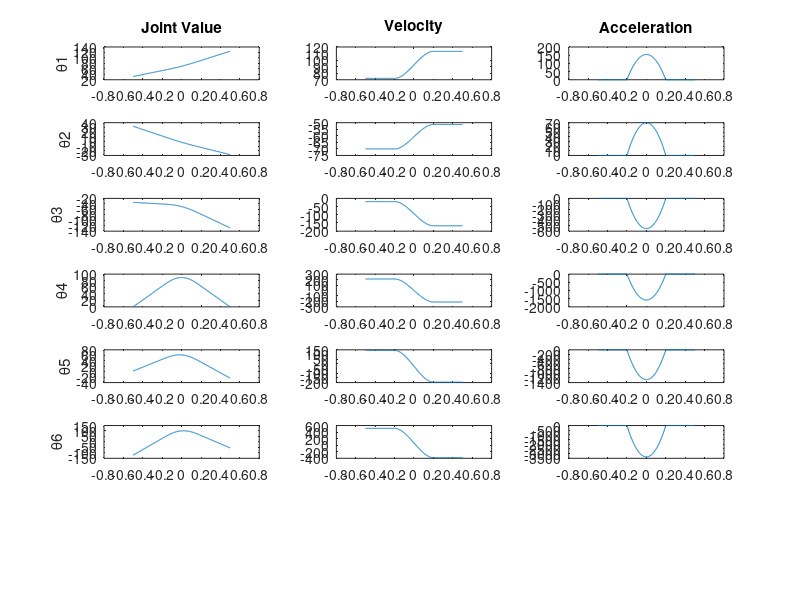

The MATLAB source for this figure: (Note: this script raises an error after producing the figure.)
clear all; close all;clc
%% Desire potision
A = [0  1  0 20;
    -1  0  0 30;
     0  0  1 20;
     0  0  0  1];
 
B = [0  0 -1 -10;
    -1  0  0  15;
     0  1  0  30;
     0  0  0   1];
 
C = [1  0  0 -25;
     0 -1  0  10;
     0  0 -1 -20;
     0  0  0   1];

thetaA = [31.900670   32.474962   -34.610195   0.000000   2.135233   -121.900670]';
thetaB = [67.948868   -2.529005   -44.425928   105.455397   74.075319   134.780234]';
thetaC = [124.599928   -28.219289   -127.988642   -0.000000   -23.792068   -55.400072]';

%% variables of time
tacc = 0.2;
T = 0.5;
r = (T-tacc)/T;
% find the point at which start to accelerate 
thetaAp = thetaA + (thetaB-thetaA)*r;

% calculate deltaB and deltaC
deltaC = thetaC-thetaB;
deltaB = thetaAp-thetaB;

%% motion planning
% start motion from A to C pass nearby B and find their z-axis
theta_p = [];theta_v = [];theta_a = [];

for t = -0.5:0.002:0.5
    if t < -0.2
        theta_p = [theta_p (thetaB-thetaA)*(t+0.5)/T + thetaA];
        theta_v = [theta_v (thetaB-thetaA)/T];
        theta_a = [theta_a zeros(6,1)];
    elseif t > 0.2
        theta_p = [theta_p deltaC*t/T+thetaB];
        theta_v = [theta_v deltaC/T];
        theta_a = [theta_a zeros(6,1)];
    else
        h = (t+tacc)/(2*tacc);
        
        theta_p = [theta_p ((deltaC*tacc/T+deltaB)*(2-h)*h^2-2*deltaB)*h + deltaB + thetaB];
        theta_v = [theta_v ((deltaC*tacc/T+deltaB)*(1.5-h)*2*h^2-deltaB)/tacc];
        theta_a = [theta_a (deltaC*tacc/T+deltaB)*(1-h)*3*h/tacc^2];        
    end
end



%% display
% plot the result
t = -0.5:0.002:0.5;
t1 = -0.5:0.002:-0.2-0.002;
t2 = -0.2:0.002:0.2;
t3 = 0.2+0.002:0.002:0.5;

figure
for i = 1:6
    subplot(7,3,1+3*(i-1)), plot(t,theta_p(i,:))
    ylabel(['\theta', num2str(i)])
    subplot(7,3,2+3*(i-1)), plot(t,theta_v(i,:))
    subplot(7,3,3+3*(i-1)), plot(t,theta_a(i,:))
end
subplot(731), title('Joint Value')
subplot(732), title('Velocity')
subplot(733), title('Acceleration')

p = [];zAxis = [];
for i = theta_p
    T = forward_kinematic(i);
    p = [p T(1:3,4)];
    temp = T*[0 0 10 1]';
    zAxis = [zAxis temp(1:3,1)];
end

figure
plot3(p(1,1:length(t1)), p(2,1:length(t1)), p(3,1:length(t1)), 'color', [138 43 226]/255)
hold on
plot3(p(1,length(t1)+1:length(t1)+length(t2)+1), p(2,length(t1)+1:length(t1)+length(t2)+1), p(3,length(t1)+1:length(t1)+length(t2)+1), 'm')
plot3(p(1,end:-1:end-length(t3)+1), p(2,end:-1:end-length(t3)+1), p(3,end:-1:end-length(t3)+1), 'c')

Ax = A*[0.1 0 0 1]';
Ay = A*[0 0.1 0 1]';
Az = A*[0 0 0.1 1]';
plot3([A(1,4) Ax(1)], [A(2,4) Ax(2)], [A(3,4) Ax(3)], 'r', 'LineWidth', 2)
plot3([A(1,4) Ay(1)], [A(2,4) Ay(2)], [A(3,4) Ay(3)], 'g', 'LineWidth', 2)
plot3([A(1,4) Az(1)], [A(2,4) Az(2)], [A(3,4) Az(3)], 'b', 'LineWidth', 2)
Bx = B*[0.1 0 0 1]';
By = B*[0 0.1 0 1]';
Bz = B*[0 0 0.1 1]';
plot3([B(1,4) Bx(1)], [B(2,4) Bx(2)], [B(3,4) Bx(3)], 'r', 'LineWidth', 2)
plot3([B(1,4) By(1)], [B(2,4) By(2)], [B(3,4) By(3)], 'g', 'LineWidth', 2)
plot3([B(1,4) Bz(1)], [B(2,4) Bz(2)], [B(3,4) Bz(3)], 'b', 'LineWidth', 2)
Cx = C*[0.1 0 0 1]';
Cy = C*[0 0.1 0 1]';
Cz = C*[0 0 0.1 1]';
plot3([C(1,4) Cx(1)], [C(2,4) Cx(2)], [C(3,4) Cx(3)], 'r', 'LineWidth', 2)
plot3([C(1,4) Cy(1)], [C(2,4) Cy(2)], [C(3,4) Cy(3)], 'g', 'LineWidth', 2)
plot3([C(1,4) Cz(1)], [C(2,4) Cz(2)], [C(3,4) Cz(3)], 'b', 'LineWidth', 2)

scatter3(A(1,4), A(2,4), A(3,4), [], 'k', 'filled')
text(A(1,4)+0.05, A(2,4)-0.05, A(3,4)-0.01, 'A(20,30,20)')
scatter3(B(1,4), B(2,4), B(3,4), [], 'k', 'filled')
text(B(1,4)-0.05, B(2,4)-0.1, B(3,4)-0.05, 'B(-10,15,30)')
scatter3(C(1,4), C(2,4), C(3,4), [], 'k', 'filled')
text(C(1,4), C(2,4)-0.05, C(3,4)+0.1, 'C(-25,10,-20)')

hold off, axis equal
xlabel('x(cm)'), ylabel('y(cm)'), zlabel('z(cm)')
title('3D path of Joint Motion')
set(gca,'XGrid','on'), set(gca,'YGrid','on'), set(gca,'ZGrid','on');

figure
plot3(p(1,:),p(2,:),p(3,:), 'LineWidth', 2, 'color', [138 43 226]/255), hold on

Ax = A*[0.1 0 0 1]';
Ay = A*[0 0.1 0 1]';
Az = A*[0 0 0.1 1]';
plot3([A(1,4) Ax(1)], [A(2,4) Ax(2)], [A(3,4) Ax(3)], 'r', 'LineWidth', 2)
plot3([A(1,4) Ay(1)], [A(2,4) Ay(2)], [A(3,4) Ay(3)], 'g', 'LineWidth', 2)
plot3([A(1,4) Az(1)], [A(2,4) Az(2)], [A(3,4) Az(3)], 'b', 'LineWidth', 2)
Bx = B*[0.1 0 0 1]';
By = B*[0 0.1 0 1]';
Bz = B*[0 0 0.1 1]';
plot3([B(1,4) Bx(1)], [B(2,4) Bx(2)], [B(3,4) Bx(3)], 'r', 'LineWidth', 2)
plot3([B(1,4) By(1)], [B(2,4) By(2)], [B(3,4) By(3)], 'g', 'LineWidth', 2)
plot3([B(1,4) Bz(1)], [B(2,4) Bz(2)], [B(3,4) Bz(3)], 'b', 'LineWidth', 2)
Cx = C*[0.1 0 0 1]';
Cy = C*[0 0.1 0 1]';
Cz = C*[0 0 0.1 1]';
plot3([C(1,4) Cx(1)], [C(2,4) Cx(2)], [C(3,4) Cx(3)], 'r', 'LineWidth', 2)
plot3([C(1,4) Cy(1)], [C(2,4) Cy(2)], [C(3,4) Cy(3)], 'g', 'LineWidth', 2)
plot3([C(1,4) Cz(1)], [C(2,4) Cz(2)], [C(3,4) Cz(3)], 'b', 'LineWidth', 2)

scatter3(A(1,4), A(2,4), A(3,4), [], 'k', 'filled')
text(A(1,4)+0.05, A(2,4)-0.05, A(3,4)-0.01, 'A(20,30,20)')
scatter3(B(1,4), B(2,4), B(3,4), [], 'k', 'filled')
text(B(1,4)-0.05, B(2,4)-0.1, B(3,4)-0.05, 'B(-10,15,30)')
scatter3(C(1,4), C(2,4), C(3,4), [], 'k', 'filled')
text(C(1,4), C(2,4)-0.05, C(3,4)+0.1, 'C(-25,10,-20)')

for i = 1:length(zAxis)
    plot3([p(1,i) zAxis(1,i)], [p(2,i) zAxis(2,i)], [p(3,i) zAxis(3,i)]);
end

xlabel('x(cm)'), ylabel('ycm)'), zlabel('z(cm)')
title('3D path of Joint Motion')
axis equal
set(gca,'XGrid','on'), set(gca,'YGrid','on'), set(gca,'ZGrid','on');







